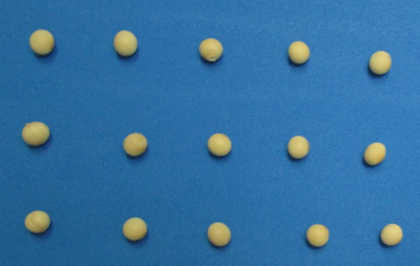
%> input picture src/Pratica7/soja.png, 420 x 266 px, shrunk from 650 x 411 before the run
$ octave pratica_7_Completa.m   (GNU Octave 9; MATLAB toolbox functions it lacks are replaced by stand-ins)
%> lines starting %> are read from the running program, lines starting %| are printed output that depends on the picture; in (x1, y1, x2, y2) boxes, pixels count from 0 and x2, y2 are one past the last pixel; in counts of white or black regions, pixels touching at a corner belong together; the program's own positions count from 1
clear all
close all

% Lê a imagem "soja.png" e converte para binário
im = imread("soja.png");
%> im is the input picture: size 266x420x3 uint8; mean R, G, B 51.5, 112.7, 161
bin = im(:,:,1) > 128; %para uma imagem ja binarizada não é necessario isso
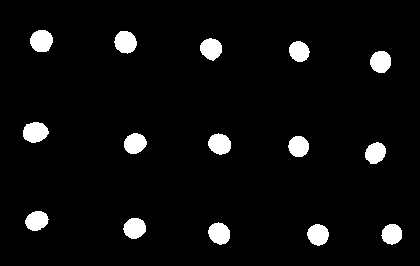
%> bin: size 266x420 logical; 5% white; 15 white regions, largest, box (x1, y1, x2, y2) and area: (23, 122, 49, 143) 416, (30, 30, 53, 52) 406, (114, 31, 137, 54) 399
im = im.*uint8(bin);
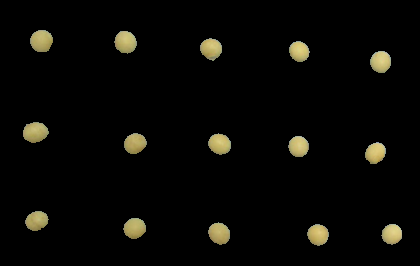
%> im: size 266x420x3 uint8; mean R, G, B 9, 8.4, 5.4
% Cria uma matriz de rótulos com o mesmo tamanho da imagem binária
labels = zeros(size(bin));

% Inicializa o rótulo com zero
label = 0;

% Função que retorna os valores únicos de um vetor
function unique_viz = calc_unique (viz)
    unique_viz = [];
    for s = 1 : length(viz)
        flag = false;
        for t = 1 : length(unique_viz)
            if viz(s) == unique_viz(t)
                flag = true;
            endif
        endfor
        if(!flag && viz(s) != 0)
            unique_viz = [unique_viz, viz(s)];
        endif
    endfor
    unique_viz = sort(unique_viz);
endfunction

% Cria uma estrutura para armazenar os erros de rótulos
error = struct();

% Percorre a imagem binária pixel a pixel
for i = 1:size(bin,1)
    for j = 1:size(bin,2)
        % Se o pixel é branco
        if bin(i,j)
            % Obtém os rótulos dos pixels vizinhos
            viz = [labels(i-1,j-1), labels(i-1,j), labels(i,j-1), labels(i-1,j+1)];
            % Obtém os rótulos únicos dos pixels vizinhos
            unique_viz = calc_unique(viz);
            % Se não há rótulos vizinhos
            if(length(unique_viz) == 0)
                % Cria um novo rótulo
                label++;
                labels(i,j) = label;
                % Adiciona o rótulo na estrutura de erros
                error.(num2str(label)) = label;
            % Se há apenas um rótulo vizinho
            elseif(length(unique_viz) == 1)
                % Usa o mesmo rótulo
                labels(i,j) = unique_viz(1);
            % Se há mais de um rótulo vizinho
            else
                % Usa o menor rótulo vizinho
                labels(i,j) = unique_viz(1);
                % Adiciona os outros rótulos na estrutura de erros
                if(~isfield(error, num2str(unique_viz(1))))
                    error.(num2str(unique_viz(1))) = [];
                endif
                error.(num2str(unique_viz(1))) = unique([error.(num2str(unique_viz(1))), unique_viz(2:end)]);
                % Verifica se os outros rótulos vizinhos também possuem erros
                for(k = 2:length(unique_viz))
                    if(isfield(error, num2str(unique_viz(k))))
                        error.(num2str(unique_viz(1))) = unique([error.(num2str(unique_viz(1))), error.(num2str(unique_viz(k)))]);
                        error = rmfield(error, num2str(unique_viz(k)));
                    endif
                end
            end
        endif
    endfor
endfor
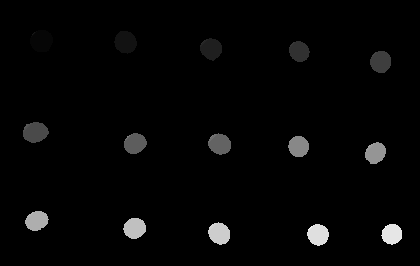
%> labels: size 266x420 double; min 0, max 41, mean 0.9; drawn with min black and max white
%> after the loop, error = {1 [1 2 4], 3 3, 5 [5 6 7], 8 [8 9], 10 [10 11], 12 [12 13 14]}; label = 41; unique_viz = 36; viz = [36 36 36 36]


% Percorre a imagem labels e armazena o index da struct onde cada valor não-zero aparece
% Este trecho de código percorre a imagem "labels" e armazena o índice da struct onde cada valor não-zero aparece.

indexes = fieldnames(error);
%> indexes = 15 items
for i = 1:size(labels,1)
    for j = 1:size(labels,2)
        if(labels(i,j) ~= 0)
            for k = 1:length(indexes)
                if ismember(labels(i,j), error.(indexes{k}))
                    labels(i,j) = k;
                    break;
                end
            end
        end
    end
end
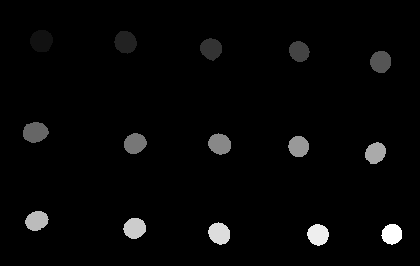
%> labels: size 266x420 double; 4.6% of pixels changed, all inside (x1, y1, x2, y2) = (23, 31, 402, 246); drawn with min black and max white

numLabels = length(indexes);
%> numLabels = 15
disp("Número de objetos:")
disp(numLabels)
%| 15

figure('name', 'labels')
imshow(labels, [0, numLabels])

%DESAFIO

% Inicializa os valores mínimos e máximos das linhas e colunas para cada objeto
% Este trecho de código inicializa os valores mínimos e máximos das linhas e colunas para cada objeto.

minRow = Inf * ones(numLabels, 1);
maxRow = -Inf * ones(numLabels, 1);
minCol = Inf * ones(numLabels, 1);
maxCol = -Inf * ones(numLabels, 1);

% Percorre a imagem bin e atualiza os valores mínimos e máximos das linhas e colunas para cada objeto
% Este trecho de código percorre a imagem "bin" e atualiza os valores mínimos e máximos das linhas e colunas para cada objeto.

for i = 1:size(bin,1)
    for j = 1:size(bin,2)
        label = labels(i, j);
        if label ~= 0
            minRow(label) = min(minRow(label), i);
            maxRow(label) = max(maxRow(label), i);
            minCol(label) = min(minCol(label), j);
            maxCol(label) = max(maxCol(label), j);
        end
    end
end
%> after the loop, maxCol = [53; 137; 222; 310; 391; 49; 147; 231; 309; 386; 49; 146; 230; 329; 402]; maxRow = [52; 54; 61; 62; 73; 143; 154; 155; 157; 164; 231; 239; 245; 246; 245]; minCol = [31; 115; 201; 290; 371; 24; 125; 209; 289; 366; 26; 124; 209; 308; 382]; minRow = [31; 32; 39; 42; 52; 123; 134; 134; 137; 143; 212; 219; 223; 225; 225]

% Cria uma matriz com as coordenadas dos retângulos delimitadores de cada objeto
% Este trecho de código cria uma matriz com as coordenadas dos retângulos delimitadores de cada objeto.

boundingBoxes = [minRow, minCol, maxRow, maxCol];
%> boundingBoxes = 15 rows, first 8: [31 31 52 53; 32 115 54 137; 39 201 61 222; 42 290 62 310; 52 371 73 391; 123 24 143 49; 134 125 154 147; 134 209 155 231]

% Mostra a imagem original com os retângulos delimitadores de cada objeto
% Este trecho de código mostra a imagem original com os retângulos delimitadores de cada objeto.

figure('name', 'bounding boxes')
imshow(im)
for i=1:numLabels
    rectangle('Position', [boundingBoxes(i,2), boundingBoxes(i,1), boundingBoxes(i,4) - boundingBoxes(i,2), boundingBoxes(i,3) - boundingBoxes(i,1)], 'EdgeColor', 'r');
end
%> this loop made 15 passes
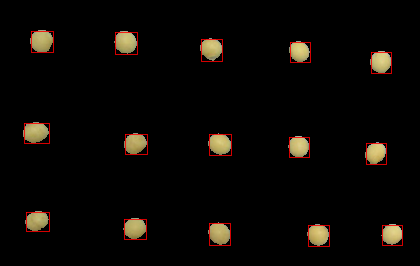
%> figure redrawn from the program's plot data

% Mostra cada objeto isoladamente
% Este trecho de código mostra cada objeto isoladamente.

for i=1:numLabels
    figure('name', ['object ', num2str(i)])
    imshow(im(boundingBoxes(i,1):boundingBoxes(i,3), boundingBoxes(i,2):boundingBoxes(i,4), :))
end
%> this loop made 15 passes
%> pass 1, `imshow(im(boundingBoxes(i,1):boundingBoxes(i,3), boundingBoxes(i,2):bo..`:
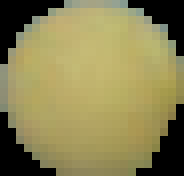
%> displayed picture: size 22x23x3, on the screen's scale of 0 to 255 (shown 8 times larger); mean R, G, B 138.7, 131, 82.4
%> pass 2, `imshow(im(boundingBoxes(i,1):boundingBoxes(i,3), boundingBoxes(i,2):bo..`:
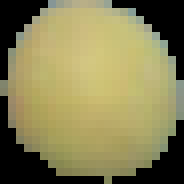
%> displayed picture: size 23x23x3, on the screen's scale of 0 to 255 (shown 8 times larger); mean R, G, B 134.9, 128.6, 83.8
